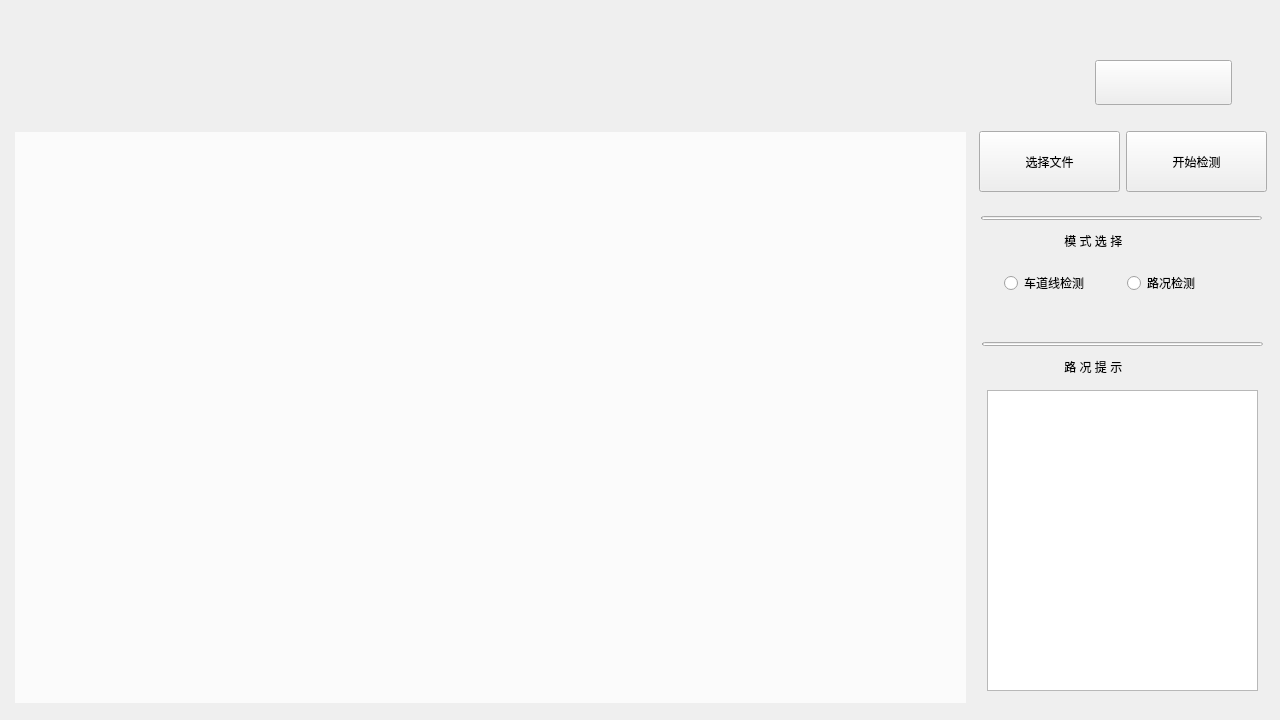
 <widget class="QMainWindow" name="MainWindow">
  <property name="geometry">
   <rect>
    <x>0</x>
    <y>0</y>
    <width>1280</width>
    <height>720</height>
   </rect>
  </property>
  <property name="windowTitle">
   <string>MainWindow</string>
  </property>
  <widget class="QWidget" name="centralwidget">
   <widget class="QLabel" name="label_bg">
    <property name="geometry">
     <rect>
      <x>0</x>
      <y>0</y>
      <width>1280</width>
      <height>720</height>
     </rect>
    </property>
    <property name="styleSheet">
     <string notr="true">background-image: url(:/source/background.jpg);</string>
    </property>
    <property name="text">
     <string/>
    </property>
   </widget>
   <widget class="PushButton" name="btn_exit">
    <property name="geometry">
     <rect>
      <x>1095</x>
      <y>60</y>
      <width>137</width>
      <height>45</height>
     </rect>
    </property>
    <property name="styleSheet">
     <string notr="true">PushButton, ToolButton, ToggleButton, ToggleToolButton {
    color: black;
    background: rgba(255, 255, 255, 0);
    border: 1px solid rgba(0, 0, 0, 0.073);
    border-bottom: 1px solid rgba(0, 0, 0, 0.183);
    border-radius: 5px;
    /* font: 14px 'Segoe UI', 'Microsoft YaHei'; */
    padding: 5px 12px 6px 12px;
    outline: none;
}

ToolButton {
    padding: 5px 9px 6px 8px;
}

PushButton[isPlaceholderText=true] {
    color: rgba(0, 0, 0, 0.6063);
}

PushButton[hasIcon=false] {
    padding: 5px 12px 6px 12px;
}

PushButton[hasIcon=true] {
    padding: 5px 12px 6px 36px;
}

DropDownToolButton, PrimaryDropDownToolButton {
    padding: 5px 31px 6px 8px;
}

DropDownPushButton[hasIcon=false],
PrimaryDropDownPushButton[hasIcon=false] {
    padding: 5px 31px 6px 12px;
}

DropDownPushButton[hasIcon=true],
PrimaryDropDownPushButton[hasIcon=true] {
    padding: 5px 31px 6px 36px;
}

PushButton:hover, ToolButton:hover, ToggleButton:hover, ToggleToolButton:hover {
    background: rgba(249, 249, 249, 0.5);
}

PushButton:pressed, ToolButton:pressed, ToggleButton:pressed, ToggleToolButton:pressed {
    color: rgba(0, 0, 0, 0.63);
    background: rgba(249, 249, 249, 0.3);
    border-bottom: 1px solid rgba(0, 0, 0, 0.073);
}

PushButton:disabled, ToolButton:disabled, ToggleButton:disabled, ToggleToolButton:disabled {
    color: rgba(0, 0, 0, 0.36);
    background: rgba(249, 249, 249, 0.3);
    border: 1px solid rgba(0, 0, 0, 0.06);
    border-bottom: 1px solid rgba(0, 0, 0, 0.06);
}


PrimaryPushButton,
PrimaryToolButton,
ToggleButton:checked,
ToggleToolButton:checked {
    color: white;
    background-color: #009faa;
    border: 1px solid #00a7b3;
    border-bottom: 1px solid #007780;
}

PrimaryPushButton:hover,
PrimaryToolButton:hover,
ToggleButton:checked:hover,
ToggleToolButton:checked:hover {
    background-color: #00a7b3;
    border: 1px solid #2daab3;
    border-bottom: 1px solid #007780;
}

PrimaryPushButton:pressed,
PrimaryToolButton:pressed,
ToggleButton:checked:pressed,
ToggleToolButton:checked:pressed {
    color: rgba(255, 255, 255, 0.63);
    background-color: #3eabb3;
    border: 1px solid #3eabb3;
}

PrimaryPushButton:disabled,
PrimaryToolButton:disabled,
ToggleButton:checked:disabled,
ToggleToolButton:checked:disabled {
    color: rgba(255, 255, 255, 0.9);
    background-color: rgb(205, 205, 205);
    border: 1px solid rgb(205, 205, 205);
}

SplitDropButton,
PrimarySplitDropButton {
    border-left: none;
    border-top-left-radius: 0;
    border-bottom-left-radius: 0;
}

#splitPushButton,
#splitToolButton,
#primarySplitPushButton,
#primarySplitToolButton {
    border-top-right-radius: 0;
    border-bottom-right-radius: 0;
}

#splitPushButton:pressed,
#splitToolButton:pressed,
SplitDropButton:pressed {
    border-bottom: 1px solid rgba(0, 0, 0, 0.183);
}

PrimarySplitDropButton:pressed {
    border-bottom: 1px solid #007780;
}

#primarySplitPushButton, #primarySplitToolButton {
    border-right: 1px solid #3eabb3;
}

#primarySplitPushButton:pressed, #primarySplitToolButton:pressed {
    border-bottom: 1px solid #007780;
}

HyperlinkButton {
    /* font: 14px 'Segoe UI', 'Microsoft YaHei'; */
    padding: 6px 12px 6px 12px;
    color: #009faa;
    border: none;
    border-radius: 6px;
    background-color: transparent;
}

HyperlinkButton[hasIcon=false] {
    padding: 6px 12px 6px 12px;
}

HyperlinkButton[hasIcon=true] {
    padding: 6px 12px 6px 36px;
}

HyperlinkButton:hover {
    color: #009faa;
    background-color: rgba(0, 0, 0, 10);
    border: none;
}

HyperlinkButton:pressed {
    color: #009faa;
    background-color: rgba(0, 0, 0, 6);
    border: none;
}

HyperlinkButton:disabled {
    color: rgba(0, 0, 0, 0.43);
    background-color: transparent;
    border: none;
}


RadioButton {
    min-height: 24px;
    max-height: 24px;
    background-color: transparent;
    font: 14px 'Segoe UI', 'Microsoft YaHei', 'PingFang SC';
    color: black;
}

RadioButton::indicator {
    width: 18px;
    height: 18px;
    border-radius: 11px;
    border: 2px solid #999999;
    background-color: rgba(0, 0, 0, 5);
    margin-right: 4px;
}

RadioButton::indicator:hover {
    background-color: rgba(0, 0, 0, 0);
}

RadioButton::indicator:pressed {
    border: 2px solid #bbbbbb;
    background-color: qradialgradient(spread:pad, cx:0.5, cy:0.5, radius:0.5, fx:0.5, fy:0.5,
            stop:0 rgb(255, 255, 255),
            stop:0.5 rgb(255, 255, 255),
            stop:0.6 rgb(225, 224, 223),
            stop:1 rgb(225, 224, 223));
}

RadioButton::indicator:checked {
    height: 22px;
    width: 22px;
    border: none;
    border-radius: 11px;
    background-color: qradialgradient(spread:pad, cx:0.5, cy:0.5, radius:0.5, fx:0.5, fy:0.5,
            stop:0 rgb(255, 255, 255),
            stop:0.5 rgb(255, 255, 255),
            stop:0.6 #009faa,
            stop:1 #009faa);
}

RadioButton::indicator:checked:hover {
    background-color: qradialgradient(spread:pad, cx:0.5, cy:0.5, radius:0.5, fx:0.5, fy:0.5,
            stop:0 rgb(255, 255, 255),
            stop:0.6 rgb(255, 255, 255),
            stop:0.7 #009faa,
            stop:1 #009faa);
}

RadioButton::indicator:checked:pressed {
    background-color: qradialgradient(spread:pad, cx:0.5, cy:0.5, radius:0.5, fx:0.5, fy:0.5,
            stop:0 rgb(255, 255, 255),
            stop:0.5 rgb(255, 255, 255),
            stop:0.6 #009faa,
            stop:1 #009faa);
}

RadioButton:disabled {
    color: rgba(0, 0, 0, 110);
}

RadioButton::indicator:disabled {
    border: 2px solid #bbbbbb;
    background-color: transparent;
}

RadioButton::indicator:disabled:checked {
    border: none;
    background-color: qradialgradient(spread:pad, cx:0.5, cy:0.5, radius:0.5, fx:0.5, fy:0.5,
            stop:0 rgb(255, 255, 255),
            stop:0.5 rgb(255, 255, 255),
            stop:0.6 rgba(0, 0, 0, 0.2169),
            stop:1 rgba(0, 0, 0, 0.2169));
}

TransparentToolButton,
TransparentToggleToolButton,
TransparentDropDownToolButton,
TransparentPushButton,
TransparentDropDownPushButton,
TransparentTogglePushButton {
    background-color: transparent;
    border: none;
    border-radius: 5px;
    margin: 0;
}

TransparentToolButton:hover,
TransparentToggleToolButton:hover,
TransparentDropDownToolButton:hover,
TransparentPushButton:hover,
TransparentDropDownPushButton:hover,
TransparentTogglePushButton:hover {
    background-color: rgba(0, 0, 0, 9);
    border: none;
}

TransparentToolButton:pressed,
TransparentToggleToolButton:pressed,
TransparentDropDownToolButton:pressed,
TransparentPushButton:pressed,
TransparentDropDownPushButton:pressed,
TransparentTogglePushButton:pressed {
    background-color: rgba(0, 0, 0, 6);
    border: none;
}

TransparentToolButton:disabled,
TransparentToggleToolButton:disabled,
TransparentDropDownToolButton:disabled,
TransparentPushButton:disabled,
TransparentDropDownPushButton:disabled,
TransparentTogglePushButton:disabled {
    background-color: transparent;
    border: none;
}


PillPushButton,
PillPushButton:hover,
PillPushButton:pressed,
PillPushButton:disabled,
PillPushButton:checked,
PillPushButton:checked:hover,
PillPushButton:checked:pressed,
PillPushButton:disabled:checked,
PillToolButton,
PillToolButton:hover,
PillToolButton:pressed,
PillToolButton:disabled,
PillToolButton:checked,
PillToolButton:checked:hover,
PillToolButton:checked:pressed,
PillToolButton:disabled:checked {
    background-color: transparent;
    border: none;
}
</string>
    </property>
    <property name="text">
     <string/>
    </property>
   </widget>
   <widget class="QLabel" name="label_result">
    <property name="geometry">
     <rect>
      <x>15</x>
      <y>132</y>
      <width>951</width>
      <height>571</height>
     </rect>
    </property>
    <property name="styleSheet">
     <string notr="true">background-color: rgba(255, 255, 255, 0.75);</string>
    </property>
    <property name="text">
     <string/>
    </property>
   </widget>
   <widget class="SimpleCardWidget" name="SimpleCardWidget">
    <property name="geometry">
     <rect>
      <x>977</x>
      <y>340</y>
      <width>291</width>
      <height>361</height>
     </rect>
    </property>
    <widget class="TextEdit" name="TextEdit">
     <property name="geometry">
      <rect>
       <x>10</x>
       <y>50</y>
       <width>271</width>
       <height>301</height>
      </rect>
     </property>
     <property name="styleSheet">
      <string notr="true">LineEdit, TextEdit, PlainTextEdit {
    color: black;
    background-color: rgba(255, 255, 255, 0.9);
    border: 1px solid rgba(0, 0, 0, 13);
    border-bottom: 1px solid rgba(0, 0, 0, 100);
    border-radius: 5px;
    font: 12px &quot;Segoe UI&quot;, &quot;Microsoft YaHei&quot;;
    padding: 0px 10px;
    selection-background-color: #00a7b3;
}

TextEdit,
PlainTextEdit {
    padding: 2px 3px 2px 8px;
}

LineEdit:hover, TextEdit:hover, PlainTextEdit:hover {
    background-color: rgba(249, 249, 249, 0.7);
    border: 1px solid rgba(0, 0, 0, 13);
    border-bottom: 1px solid rgba(0, 0, 0, 100);
}

LineEdit:focus {
    border-bottom: 1px solid rgba(0, 0, 0, 13);
    background-color: white;
}

TextEdit:focus,
PlainTextEdit:focus {
    border-bottom: 1px solid #009faa;
    background-color: white;
}

LineEdit:disabled, TextEdit:disabled,
PlainTextEdit:disabled {
    color: rgba(0, 0, 0, 92);
    background-color: rgba(249, 249, 249, 0.3);
    border: 1px solid rgba(0, 0, 0, 13);
    border-bottom: 1px solid rgba(0, 0, 0, 13);
}

#lineEditButton {
    background-color: transparent;
    border-radius: 4px;
    margin: 0;
}

#lineEditButton:hover {
    background-color: rgba(0, 0, 0, 9);
}

#lineEditButton:pressed {
    background-color: rgba(0, 0, 0, 6);
}
</string>
     </property>
     <property name="html">
      <string>&lt;!DOCTYPE HTML PUBLIC &quot;-//W3C//DTD HTML 4.0//EN&quot; &quot;http://www.w3.org/TR/REC-html40/strict.dtd&quot;&gt;
&lt;html&gt;&lt;head&gt;&lt;meta name=&quot;qrichtext&quot; content=&quot;1&quot; /&gt;&lt;style type=&quot;text/css&quot;&gt;
p, li { white-space: pre-wrap; }
&lt;/style&gt;&lt;/head&gt;&lt;body style=&quot; font-family:'Segoe UI','Microsoft YaHei'; font-size:12px; font-weight:400; font-style:normal;&quot;&gt;
&lt;p style=&quot;-qt-paragraph-type:empty; margin-top:0px; margin-bottom:0px; margin-left:0px; margin-right:0px; -qt-block-indent:0; text-indent:0px; font-family:'Segoe UI','Microsoft YaHei','PingFang SC','SimSun'; font-size:14px;&quot;&gt;&lt;br /&gt;&lt;/p&gt;&lt;/body&gt;&lt;/html&gt;</string>
     </property>
    </widget>
    <widget class="TitleLabel" name="TitleLabel">
     <property name="geometry">
      <rect>
       <x>84</x>
       <y>8</y>
       <width>123</width>
       <height>38</height>
      </rect>
     </property>
     <property name="styleSheet">
      <string notr="true">FluentLabelBase {
    color: black;
    font-size: 23px;
}

HyperlinkLabel {
    color: #009faa;
    border: none;
    background-color: transparent;
    text-align: left;
    padding: 0;
    margin: 0;
    font-size: 12px; /* 假设设置为12px，可根据需求调整 */
}

HyperlinkLabel[underline=true] {
    text-decoration: underline;
}

HyperlinkLabel[underline=false] {
    text-decoration: none;
}

HyperlinkLabel:hover {
    color: #007780;
}

HyperlinkLabel:pressed {
    color: #00a7b3;
}</string>
     </property>
     <property name="text">
      <string> 路 况 提 示</string>
     </property>
    </widget>
    <widget class="IndeterminateProgressBar" name="IndeterminateProgressBar">
     <property name="geometry">
      <rect>
       <x>5</x>
       <y>2</y>
       <width>281</width>
       <height>4</height>
      </rect>
     </property>
    </widget>
   </widget>
   <widget class="SimpleCardWidget" name="SimpleCardWidget_2">
    <property name="geometry">
     <rect>
      <x>977</x>
      <y>214</y>
      <width>291</width>
      <height>101</height>
     </rect>
    </property>
    <widget class="TitleLabel" name="TitleLabel_2">
     <property name="geometry">
      <rect>
       <x>84</x>
       <y>8</y>
       <width>123</width>
       <height>38</height>
      </rect>
     </property>
     <property name="styleSheet">
      <string notr="true">FluentLabelBase {
    color: black;
    font-size: 23px;
}

HyperlinkLabel {
    color: #009faa;
    border: none;
    background-color: transparent;
    text-align: left;
    padding: 0;
    margin: 0;
    font-size: 12px; /* 假设设置为12px，可根据需求调整 */
}

HyperlinkLabel[underline=true] {
    text-decoration: underline;
}

HyperlinkLabel[underline=false] {
    text-decoration: none;
}

HyperlinkLabel:hover {
    color: #007780;
}

HyperlinkLabel:pressed {
    color: #00a7b3;
}</string>
     </property>
     <property name="text">
      <string> 模 式 选 择</string>
     </property>
    </widget>
    <widget class="RadioButton" name="btn_lane">
     <property name="geometry">
      <rect>
       <x>27</x>
       <y>57</y>
       <width>115</width>
       <height>24</height>
      </rect>
     </property>
     <property name="text">
      <string>车道线检测</string>
     </property>
    </widget>
    <widget class="RadioButton" name="btn_road">
     <property name="geometry">
      <rect>
       <x>150</x>
       <y>57</y>
       <width>115</width>
       <height>24</height>
      </rect>
     </property>
     <property name="text">
      <string>路况检测</string>
     </property>
    </widget>
    <widget class="IndeterminateProgressBar" name="IndeterminateProgressBar_2">
     <property name="geometry">
      <rect>
       <x>4</x>
       <y>2</y>
       <width>281</width>
       <height>4</height>
      </rect>
     </property>
    </widget>
   </widget>
   <widget class="PushButton" name="btn_ctr">
    <property name="geometry">
     <rect>
      <x>1126</x>
      <y>131</y>
      <width>141</width>
      <height>61</height>
     </rect>
    </property>
    <property name="styleSheet">
     <string notr="true">PushButton, ToolButton, ToggleButton, ToggleToolButton {
    color: black;
    background: rgba(255, 255, 255, 0.8);
    border: 1px solid rgba(0, 0, 0, 0.073);
    border-bottom: 1px solid rgba(0, 0, 0, 0.183);
    border-radius: 5px;
    font: 25px 'Segoe UI', 'Microsoft YaHei';
    padding: 5px 12px 6px 12px;
    outline: none;
}

ToolButton {
    padding: 5px 9px 6px 8px;
}

PushButton[isPlaceholderText=true] {
    color: rgba(0, 0, 0, 0.6063);
}

PushButton[hasIcon=false] {
    padding: 5px 12px 6px 12px;
}

PushButton[hasIcon=true] {
    padding: 5px 12px 6px 36px;
}

DropDownToolButton, PrimaryDropDownToolButton {
    padding: 5px 31px 6px 8px;
}

DropDownPushButton[hasIcon=false],
PrimaryDropDownPushButton[hasIcon=false] {
    padding: 5px 31px 6px 12px;
}

DropDownPushButton[hasIcon=true],
PrimaryDropDownPushButton[hasIcon=true] {
    padding: 5px 31px 6px 36px;
}

PushButton:hover, ToolButton:hover, ToggleButton:hover, ToggleToolButton:hover {
    background: rgba(0, 167, 179, 1);
}

PushButton:pressed, ToolButton:pressed, ToggleButton:pressed, ToggleToolButton:pressed {
    color: rgba(0, 0, 0, 0.63);
    background: rgba(249, 249, 249, 0.9);
    border-bottom: 1px solid rgba(0, 0, 0, 0.073);
}

PushButton:disabled, ToolButton:disabled, ToggleButton:disabled, ToggleToolButton:disabled {
    color: rgba(0, 0, 0, 0.36);
    background: rgba(249, 249, 249, 0.3);
    border: 1px solid rgba(0, 0, 0, 0.06);
    border-bottom: 1px solid rgba(0, 0, 0, 0.06);
}


PrimaryPushButton,
PrimaryToolButton,
ToggleButton:checked,
ToggleToolButton:checked {
    color: white;
    background-color: #009faa;
    border: 1px solid #00a7b3;
    border-bottom: 1px solid #007780;
}

PrimaryPushButton:hover,
PrimaryToolButton:hover,
ToggleButton:checked:hover,
ToggleToolButton:checked:hover {
    background-color: #00a7b3;
    border: 1px solid #2daab3;
    border-bottom: 1px solid #007780;
}

PrimaryPushButton:pressed,
PrimaryToolButton:pressed,
ToggleButton:checked:pressed,
ToggleToolButton:checked:pressed {
    color: rgba(255, 255, 255, 0.63);
    background-color: #3eabb3;
    border: 1px solid #3eabb3;
}

PrimaryPushButton:disabled,
PrimaryToolButton:disabled,
ToggleButton:checked:disabled,
ToggleToolButton:checked:disabled {
    color: rgba(255, 255, 255, 0.9);
    background-color: rgb(205, 205, 205);
    border: 1px solid rgb(205, 205, 205);
}

SplitDropButton,
PrimarySplitDropButton {
    border-left: none;
    border-top-left-radius: 0;
    border-bottom-left-radius: 0;
}

#splitPushButton,
#splitToolButton,
#primarySplitPushButton,
#primarySplitToolButton {
    border-top-right-radius: 0;
    border-bottom-right-radius: 0;
}

#splitPushButton:pressed,
#splitToolButton:pressed,
SplitDropButton:pressed {
    border-bottom: 1px solid rgba(0, 0, 0, 0.183);
}

PrimarySplitDropButton:pressed {
    border-bottom: 1px solid #007780;
}

#primarySplitPushButton, #primarySplitToolButton {
    border-right: 1px solid #3eabb3;
}

#primarySplitPushButton:pressed, #primarySplitToolButton:pressed {
    border-bottom: 1px solid #007780;
}

HyperlinkButton {
    /* font: 14px 'Segoe UI', 'Microsoft YaHei'; */
    padding: 6px 12px 6px 12px;
    color: #009faa;
    border: none;
    border-radius: 6px;
    background-color: transparent;
}

HyperlinkButton[hasIcon=false] {
    padding: 6px 12px 6px 12px;
}

HyperlinkButton[hasIcon=true] {
    padding: 6px 12px 6px 36px;
}

HyperlinkButton:hover {
    color: #009faa;
    background-color: rgba(0, 0, 0, 10);
    border: none;
}

HyperlinkButton:pressed {
    color: #009faa;
    background-color: rgba(0, 0, 0, 6);
    border: none;
}

HyperlinkButton:disabled {
    color: rgba(0, 0, 0, 0.43);
    background-color: transparent;
    border: none;
}


RadioButton {
    min-height: 24px;
    max-height: 24px;
    background-color: transparent;
    font: 14px 'Segoe UI', 'Microsoft YaHei', 'PingFang SC';
    color: black;
}

RadioButton::indicator {
    width: 18px;
    height: 18px;
    border-radius: 11px;
    border: 2px solid #999999;
    background-color: rgba(0, 0, 0, 5);
    margin-right: 4px;
}

RadioButton::indicator:hover {
    background-color: rgba(0, 0, 0, 0);
}

RadioButton::indicator:pressed {
    border: 2px solid #bbbbbb;
    background-color: qradialgradient(spread:pad, cx:0.5, cy:0.5, radius:0.5, fx:0.5, fy:0.5,
            stop:0 rgb(255, 255, 255),
            stop:0.5 rgb(255, 255, 255),
            stop:0.6 rgb(225, 224, 223),
            stop:1 rgb(225, 224, 223));
}

RadioButton::indicator:checked {
    height: 22px;
    width: 22px;
    border: none;
    border-radius: 11px;
    background-color: qradialgradient(spread:pad, cx:0.5, cy:0.5, radius:0.5, fx:0.5, fy:0.5,
            stop:0 rgb(255, 255, 255),
            stop:0.5 rgb(255, 255, 255),
            stop:0.6 #009faa,
            stop:1 #009faa);
}

RadioButton::indicator:checked:hover {
    background-color: qradialgradient(spread:pad, cx:0.5, cy:0.5, radius:0.5, fx:0.5, fy:0.5,
            stop:0 rgb(255, 255, 255),
            stop:0.6 rgb(255, 255, 255),
            stop:0.7 #009faa,
            stop:1 #009faa);
}

RadioButton::indicator:checked:pressed {
    background-color: qradialgradient(spread:pad, cx:0.5, cy:0.5, radius:0.5, fx:0.5, fy:0.5,
            stop:0 rgb(255, 255, 255),
            stop:0.5 rgb(255, 255, 255),
            stop:0.6 #009faa,
            stop:1 #009faa);
}

RadioButton:disabled {
    color: rgba(0, 0, 0, 110);
}

RadioButton::indicator:disabled {
    border: 2px solid #bbbbbb;
    background-color: transparent;
}

RadioButton::indicator:disabled:checked {
    border: none;
    background-color: qradialgradient(spread:pad, cx:0.5, cy:0.5, radius:0.5, fx:0.5, fy:0.5,
            stop:0 rgb(255, 255, 255),
            stop:0.5 rgb(255, 255, 255),
            stop:0.6 rgba(0, 0, 0, 0.2169),
            stop:1 rgba(0, 0, 0, 0.2169));
}

TransparentToolButton,
TransparentToggleToolButton,
TransparentDropDownToolButton,
TransparentPushButton,
TransparentDropDownPushButton,
TransparentTogglePushButton {
    background-color: transparent;
    border: none;
    border-radius: 5px;
    margin: 0;
}

TransparentToolButton:hover,
TransparentToggleToolButton:hover,
TransparentDropDownToolButton:hover,
TransparentPushButton:hover,
TransparentDropDownPushButton:hover,
TransparentTogglePushButton:hover {
    background-color: rgba(0, 0, 0, 9);
    border: none;
}

TransparentToolButton:pressed,
TransparentToggleToolButton:pressed,
TransparentDropDownToolButton:pressed,
TransparentPushButton:pressed,
TransparentDropDownPushButton:pressed,
TransparentTogglePushButton:pressed {
    background-color: rgba(0, 0, 0, 6);
    border: none;
}

TransparentToolButton:disabled,
TransparentToggleToolButton:disabled,
TransparentDropDownToolButton:disabled,
TransparentPushButton:disabled,
TransparentDropDownPushButton:disabled,
TransparentTogglePushButton:disabled {
    background-color: transparent;
    border: none;
}


PillPushButton,
PillPushButton:hover,
PillPushButton:pressed,
PillPushButton:disabled,
PillPushButton:checked,
PillPushButton:checked:hover,
PillPushButton:checked:pressed,
PillPushButton:disabled:checked,
PillToolButton,
PillToolButton:hover,
PillToolButton:pressed,
PillToolButton:disabled,
PillToolButton:checked,
PillToolButton:checked:hover,
PillToolButton:checked:pressed,
PillToolButton:disabled:checked {
    background-color: transparent;
    border: none;
}
</string>
    </property>
    <property name="text">
     <string>开始检测</string>
    </property>
   </widget>
   <widget class="PushButton" name="btn_open">
    <property name="geometry">
     <rect>
      <x>979</x>
      <y>131</y>
      <width>141</width>
      <height>61</height>
     </rect>
    </property>
    <property name="styleSheet">
     <string notr="true">PushButton, ToolButton, ToggleButton, ToggleToolButton {
    color: black;
    background: rgba(255, 255, 255, 0.8);
    border: 1px solid rgba(0, 0, 0, 0.073);
    border-bottom: 1px solid rgba(0, 0, 0, 0.183);
    border-radius: 5px;
    font: 25px 'Segoe UI', 'Microsoft YaHei';
    padding: 5px 12px 6px 12px;
    outline: none;
}

ToolButton {
    padding: 5px 9px 6px 8px;
}

PushButton[isPlaceholderText=true] {
    color: rgba(0, 0, 0, 0.6063);
}

PushButton[hasIcon=false] {
    padding: 5px 12px 6px 12px;
}

PushButton[hasIcon=true] {
    padding: 5px 12px 6px 36px;
}

DropDownToolButton, PrimaryDropDownToolButton {
    padding: 5px 31px 6px 8px;
}

DropDownPushButton[hasIcon=false],
PrimaryDropDownPushButton[hasIcon=false] {
    padding: 5px 31px 6px 12px;
}

DropDownPushButton[hasIcon=true],
PrimaryDropDownPushButton[hasIcon=true] {
    padding: 5px 31px 6px 36px;
}

PushButton:hover, ToolButton:hover, ToggleButton:hover, ToggleToolButton:hover {
    background: rgba(0, 167, 179, 1);
}

PushButton:pressed, ToolButton:pressed, ToggleButton:pressed, ToggleToolButton:pressed {
    color: rgba(0, 0, 0, 0.63);
    background: rgba(249, 249, 249, 0.9);
    border-bottom: 1px solid rgba(0, 0, 0, 0.073);
}

PushButton:disabled, ToolButton:disabled, ToggleButton:disabled, ToggleToolButton:disabled {
    color: rgba(0, 0, 0, 0.36);
    background: rgba(249, 249, 249, 0.3);
    border: 1px solid rgba(0, 0, 0, 0.06);
    border-bottom: 1px solid rgba(0, 0, 0, 0.06);
}


PrimaryPushButton,
PrimaryToolButton,
ToggleButton:checked,
ToggleToolButton:checked {
    color: white;
    background-color: #009faa;
    border: 1px solid #00a7b3;
    border-bottom: 1px solid #007780;
}

PrimaryPushButton:hover,
PrimaryToolButton:hover,
ToggleButton:checked:hover,
ToggleToolButton:checked:hover {
    background-color: #00a7b3;
    border: 1px solid #2daab3;
    border-bottom: 1px solid #007780;
}

PrimaryPushButton:pressed,
PrimaryToolButton:pressed,
ToggleButton:checked:pressed,
ToggleToolButton:checked:pressed {
    color: rgba(255, 255, 255, 0.63);
    background-color: #3eabb3;
    border: 1px solid #3eabb3;
}

PrimaryPushButton:disabled,
PrimaryToolButton:disabled,
ToggleButton:checked:disabled,
ToggleToolButton:checked:disabled {
    color: rgba(255, 255, 255, 0.9);
    background-color: rgb(205, 205, 205);
    border: 1px solid rgb(205, 205, 205);
}

SplitDropButton,
PrimarySplitDropButton {
    border-left: none;
    border-top-left-radius: 0;
    border-bottom-left-radius: 0;
}

#splitPushButton,
#splitToolButton,
#primarySplitPushButton,
#primarySplitToolButton {
    border-top-right-radius: 0;
    border-bottom-right-radius: 0;
}

#splitPushButton:pressed,
#splitToolButton:pressed,
SplitDropButton:pressed {
    border-bottom: 1px solid rgba(0, 0, 0, 0.183);
}

PrimarySplitDropButton:pressed {
    border-bottom: 1px solid #007780;
}

#primarySplitPushButton, #primarySplitToolButton {
    border-right: 1px solid #3eabb3;
}

#primarySplitPushButton:pressed, #primarySplitToolButton:pressed {
    border-bottom: 1px solid #007780;
}

HyperlinkButton {
    /* font: 14px 'Segoe UI', 'Microsoft YaHei'; */
    padding: 6px 12px 6px 12px;
    color: #009faa;
    border: none;
    border-radius: 6px;
    background-color: transparent;
}

HyperlinkButton[hasIcon=false] {
    padding: 6px 12px 6px 12px;
}

HyperlinkButton[hasIcon=true] {
    padding: 6px 12px 6px 36px;
}

HyperlinkButton:hover {
    color: #009faa;
    background-color: rgba(0, 0, 0, 10);
    border: none;
}

HyperlinkButton:pressed {
    color: #009faa;
    background-color: rgba(0, 0, 0, 6);
    border: none;
}

HyperlinkButton:disabled {
    color: rgba(0, 0, 0, 0.43);
    background-color: transparent;
    border: none;
}


RadioButton {
    min-height: 24px;
    max-height: 24px;
    background-color: transparent;
    font: 14px 'Segoe UI', 'Microsoft YaHei', 'PingFang SC';
    color: black;
}

RadioButton::indicator {
    width: 18px;
    height: 18px;
    border-radius: 11px;
    border: 2px solid #999999;
    background-color: rgba(0, 0, 0, 5);
    margin-right: 4px;
}

RadioButton::indicator:hover {
    background-color: rgba(0, 0, 0, 0);
}

RadioButton::indicator:pressed {
    border: 2px solid #bbbbbb;
    background-color: qradialgradient(spread:pad, cx:0.5, cy:0.5, radius:0.5, fx:0.5, fy:0.5,
            stop:0 rgb(255, 255, 255),
            stop:0.5 rgb(255, 255, 255),
            stop:0.6 rgb(225, 224, 223),
            stop:1 rgb(225, 224, 223));
}

RadioButton::indicator:checked {
    height: 22px;
    width: 22px;
    border: none;
    border-radius: 11px;
    background-color: qradialgradient(spread:pad, cx:0.5, cy:0.5, radius:0.5, fx:0.5, fy:0.5,
            stop:0 rgb(255, 255, 255),
            stop:0.5 rgb(255, 255, 255),
            stop:0.6 #009faa,
            stop:1 #009faa);
}

RadioButton::indicator:checked:hover {
    background-color: qradialgradient(spread:pad, cx:0.5, cy:0.5, radius:0.5, fx:0.5, fy:0.5,
            stop:0 rgb(255, 255, 255),
            stop:0.6 rgb(255, 255, 255),
            stop:0.7 #009faa,
            stop:1 #009faa);
}

RadioButton::indicator:checked:pressed {
    background-color: qradialgradient(spread:pad, cx:0.5, cy:0.5, radius:0.5, fx:0.5, fy:0.5,
            stop:0 rgb(255, 255, 255),
            stop:0.5 rgb(255, 255, 255),
            stop:0.6 #009faa,
            stop:1 #009faa);
}

RadioButton:disabled {
    color: rgba(0, 0, 0, 110);
}

RadioButton::indicator:disabled {
    border: 2px solid #bbbbbb;
    background-color: transparent;
}

RadioButton::indicator:disabled:checked {
    border: none;
    background-color: qradialgradient(spread:pad, cx:0.5, cy:0.5, radius:0.5, fx:0.5, fy:0.5,
            stop:0 rgb(255, 255, 255),
            stop:0.5 rgb(255, 255, 255),
            stop:0.6 rgba(0, 0, 0, 0.2169),
            stop:1 rgba(0, 0, 0, 0.2169));
}

TransparentToolButton,
TransparentToggleToolButton,
TransparentDropDownToolButton,
TransparentPushButton,
TransparentDropDownPushButton,
TransparentTogglePushButton {
    background-color: transparent;
    border: none;
    border-radius: 5px;
    margin: 0;
}

TransparentToolButton:hover,
TransparentToggleToolButton:hover,
TransparentDropDownToolButton:hover,
TransparentPushButton:hover,
TransparentDropDownPushButton:hover,
TransparentTogglePushButton:hover {
    background-color: rgba(0, 0, 0, 9);
    border: none;
}

TransparentToolButton:pressed,
TransparentToggleToolButton:pressed,
TransparentDropDownToolButton:pressed,
TransparentPushButton:pressed,
TransparentDropDownPushButton:pressed,
TransparentTogglePushButton:pressed {
    background-color: rgba(0, 0, 0, 6);
    border: none;
}

TransparentToolButton:disabled,
TransparentToggleToolButton:disabled,
TransparentDropDownToolButton:disabled,
TransparentPushButton:disabled,
TransparentDropDownPushButton:disabled,
TransparentTogglePushButton:disabled {
    background-color: transparent;
    border: none;
}


PillPushButton,
PillPushButton:hover,
PillPushButton:pressed,
PillPushButton:disabled,
PillPushButton:checked,
PillPushButton:checked:hover,
PillPushButton:checked:pressed,
PillPushButton:disabled:checked,
PillToolButton,
PillToolButton:hover,
PillToolButton:pressed,
PillToolButton:disabled,
PillToolButton:checked,
PillToolButton:checked:hover,
PillToolButton:checked:pressed,
PillToolButton:disabled:checked {
    background-color: transparent;
    border: none;
}
</string>
    </property>
    <property name="text">
     <string>选择文件</string>
    </property>
   </widget>
  </widget>
 </widget>
